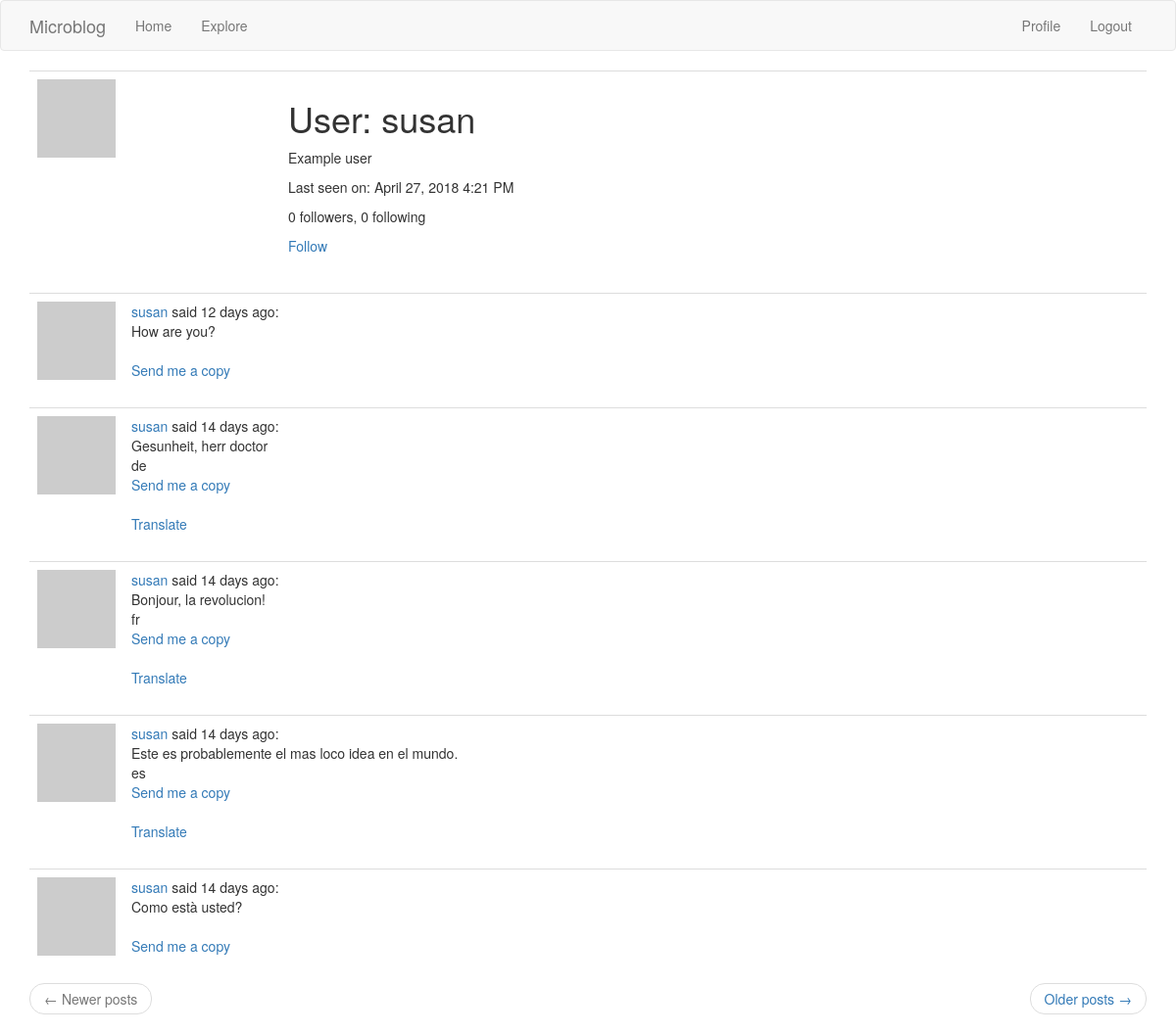
/user/susan (signed in), run on the app's committed database.
### app/models.py (models this page shows, shortened)
class User(UserMixin, db.Model):
    id = db.Column(db.Integer, primary_key=True)
    username = db.Column(db.String(64), index=True, unique=True)
    email = db.Column(db.String(120), index=True, unique=True)
    password_hash = db.Column(db.String(128))
    posts = db.relationship('Post', backref='author', lazy='dynamic')
    about_me = db.Column(db.String(140))
    last_seen = db.Column(db.DateTime, default=datetime.utcnow)
    followed = db.relationship(
        'User', secondary=followers,
        primaryjoin=(followers.c.follower_id == id),
        secondaryjoin=(followers.c.followed_id == id),
        backref=db.backref('followers', lazy='dynamic'), lazy='dynamic')
    def avatar(self, size):
        digest = md5(self.email.lower().encode('utf-8')).hexdigest()
        return 'https://www.gravatar.com/avatar/{}?d=identicon&s={}'.format(
            digest, size)
    def is_following(self, user):
        return self.followed.filter(
            followers.c.followed_id == user.id).count() > 0

class Post(db.Model):
    id = db.Column(db.Integer, primary_key=True)
    body = db.Column(db.String(140))
    timestamp = db.Column(db.DateTime, index=True, default=datetime.utcnow)
    user_id = db.Column(db.Integer, db.ForeignKey('user.id'))
    language = db.Column(db.String(5))

### app/routes.py (the view)
@app.route('/user/<username>')
@login_required
def user(username):
    user = User.query.filter_by(username=username).first_or_404()
    page = request.args.get('page', 1, type=int)
    posts = user.posts.order_by(Post.timestamp.desc()).paginate(
        page, app.config['POSTS_PER_PAGE'], False)
    next_url = url_for('user', username=user.username, page=posts.next_num) \
        if posts.has_next else None
    prev_url = url_for('user', username=user.username, page=posts.prev_num) \
        if posts.has_prev else None
    return render_template('user.html', user=user, posts=posts.items,
                           next_url=next_url, prev_url=prev_url)

### app/models.py (called while the page is built)
@login.user_loader
def load_user(id):
    return User.query.get(int(id))

### app/routes.py (called while the page is built)
@app.before_request
def before_request():
    if current_user.is_authenticated:
        current_user.last_seen = datetime.utcnow()
        db.session.commit()
    g.locale = str(get_locale())

### app/templates/user.html
{% extends "base.html" %}
{% block app_content %}
    <table class="table table-hover">
        <tr>
            <td width="256px"><img src="{{ user.avatar(256) }}"></td>
            <td>
                <h1>{{ _('User') }}: {{ user.username }}</h1>
                {% if user.about_me %}<p>{{ user.about_me }}</p>{% endif %}
                {% if user.last_seen %}
                <p>{{ _('Last seen on') }}: {{ moment(user.last_seen).format('LLL') }}</p>
                {% endif %}
                <p>{{ _('%(count)d followers', count=user.followers.count()) }}, {{ _('%(count)d following', count=user.followed.count()) }}</p>
                {% if user == current_user %}
                <p><a href="{{ url_for('edit_profile') }}">{{ _('Edit your profile') }}</a></p>
                {% elif not current_user.is_following(user) %}
                <p><a href="{{ url_for('follow', username=user.username) }}">{{ _('Follow') }}</a></p>
                {% else %}
                <p><a href="{{ url_for('unfollow', username=user.username) }}">{{ _('Unfollow') }}</a></p>
                {% endif %}
            </td>
        </tr>
    </table>
    {% for post in posts %}
        {% include '_post.html' %}
    {% endfor %}
    <nav aria-label="...">
        <ul class="pager">
            <li class="previous{% if not prev_url %} disabled{% endif %}">
                <a href="{{ prev_url or '#' }}">
                    <span aria-hidden="true">&larr;</span> {{ _('Newer posts') }}
                </a>
            </li>
            <li class="next{% if not next_url %} disabled{% endif %}">
                <a href="{{ next_url or '#' }}">
                    {{ _('Older posts') }} <span aria-hidden="true">&rarr;</span>
                </a>
            </li>
        </ul>
    </nav>
{% endblock %}

### app/templates/_post.html
    <table class="table table-hover">
        <tr>
            <td width="70px">
                <a href="{{ url_for('user', username=post.author.username) }}">
                    <img src="{{ post.author.avatar(70) }}" />
                </a>
            </td>
            <td>
                    <a href="{{ url_for('user', username=post.author.username) }}">
                        {{ post.author.username }}
                    </a> said {{moment(post.timestamp).fromNow()}}:
                <br>
                <span id="post{{ post.id }}">{{ post.body }}</span>
                <br>
                <span>{{post.language}}</span>
                <br>
                <a href="{{ url_for('sendpost', author=post.author.username, post=post.body, time=post.timestamp)}}">Send me a copy</a>
                {% if post.language and post.language != g.locale %}
                <br><br>
                <span id="translation{{ post.id }}">
                    <a href="javascript:translate(
                                '#post{{ post.id }}',
                                '#translation{{ post.id }}',
                                '{{ post.language }}',
                                '{{ g.locale }}');">{{ _('Translate') }}</a>
                </span>
                {% endif %}
            </td>
        </tr>
    </table>

### data on the page
User: username "susan", about_me "Example user", last_seen "April 27, 2018 4:21 PM"
Post: author.username "susan", timestamp "12 days ago", body "How are you?"
Post: author.username "susan", timestamp "14 days ago", body "Gesunheit, herr doctor", language "de"
Post: author.username "susan", timestamp "14 days ago", body "Bonjour, la revolucion!", language "fr"
Post: author.username "susan", timestamp "14 days ago", body "Este es probablemente el mas loco idea en el mundo.", language "es"
Post: author.username "susan", timestamp "14 days ago", body "Como està usted?"
